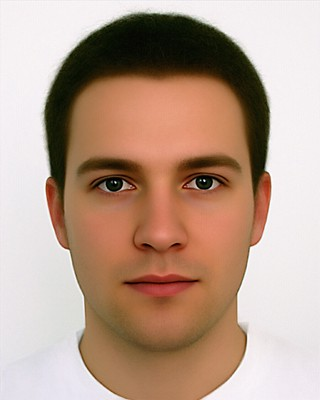
#> input picture src/assets/images/stock.jpeg, 320 x 400 px, given in place of the camera
$ python main.py
#> lines starting #> are read from the running program, lines starting #| are printed output that depends on the picture; after the words box and inside, x2 and y2 are one past the last pixel; in counts of white or black regions, pixels touching at a corner belong together
#> in main, frame is the input picture: shape (400, 320, 3); mean B, G, R 141.4, 158, 184.7
import cv2
import numpy as np

# init part
face_cascade = cv2.CascadeClassifier('haarcascade_frontalface_default.xml')
eye_cascade = cv2.CascadeClassifier('haarcascade_eye.xml')
detector_params = cv2.SimpleBlobDetector_Params()
detector_params.filterByArea = True
detector_params.maxArea = 1500
detector = cv2.SimpleBlobDetector_create(detector_params)


def detect_faces(img, cascade):
  gray_frame = cv2.cvtColor(img, cv2.COLOR_BGR2GRAY)
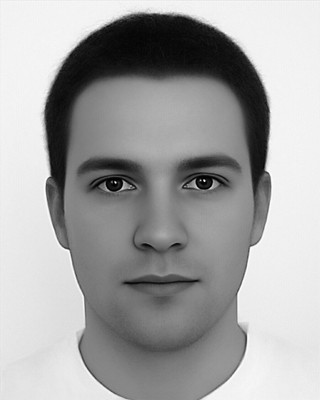
#> gray_frame: shape (400, 320); min 0, max 255, mean 164.1
  coords = cascade.detectMultiScale(gray_frame, 1.3, 5)
#> coords = [[42, 91, 229, 229]]
  if len(coords) > 1:
      biggest = (0, 0, 0, 0)
      for i in coords:
          if i[3] > biggest[3]:
              biggest = i
      biggest = np.array([i], np.int32)
  elif len(coords) == 1:
      biggest = coords
#> biggest = [[42, 91, 229, 229]]
  else:
      return None
  for (x, y, w, h) in biggest:
      frame = img[y:y + h, x:x + w]
#> this loop made 1 pass
#> pass 1, in detect_faces, `frame = img[y:y + h, x:x + w]`:
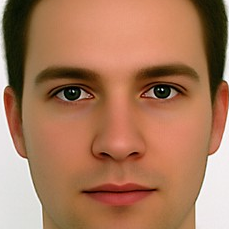
#> frame: shape (229, 229, 3); mean B, G, R 90.6, 120, 169.3
  return frame


def detect_eyes(img, cascade):
  gray_frame = cv2.cvtColor(img, cv2.COLOR_BGR2GRAY)
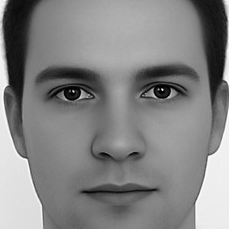
#> gray_frame: shape (229, 229); min 0, max 255, mean 131.4
  eyes = cascade.detectMultiScale(gray_frame, 1.3, 5)  # detect eyes
#> eyes = [[133, 65, 53, 53], [41, 66, 54, 54]]
  width = np.size(img, 1)  # get face frame width
#> width = 229
  height = np.size(img, 0)  # get face frame height
#> height = 229
  left_eye = None
  right_eye = None
  for (x, y, w, h) in eyes:
    if y > height / 2:
      pass
    eyecenter = x + w / 2  # get the eye center
    if eyecenter < width * 0.5:
      left_eye = img[y:y + h, x:x + w]
    else:
      right_eye = img[y:y + h, x:x + w]
#> this loop made 2 passes
#> (x, y, w, h, eyecenter) on passes 1 to 2: (133, 65, 53, 53, 159.5), (41, 66, 54, 54, 68)
#> pass 1, in detect_eyes, `right_eye = img[y:y + h, x:x + w]`:
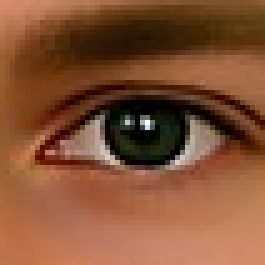
#> right_eye: shape (53, 53, 3) (shown 5 times larger); mean B, G, R 52.9, 82, 132.3
  return left_eye, right_eye


def cut_eyebrows(img):
  height, width = img.shape[:2]
#> height = 54; width = 54
  eyebrow_h = int(height / 4)
#> eyebrow_h = 13
  img = img[eyebrow_h:height, 0:width]  # cut eyebrows out (15 px)

  return img


def blob_process(img, threshold, detector):
#> called with threshold = 0
  gray_frame = cv2.cvtColor(img, cv2.COLOR_BGR2GRAY)
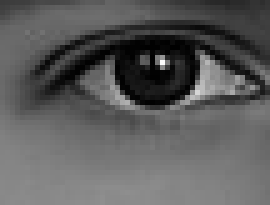
#> gray_frame: shape (41, 54) (shown 5 times larger); min 0, max 253, mean 91.6
  _, img = cv2.threshold(gray_frame, threshold, 255, cv2.THRESH_BINARY)
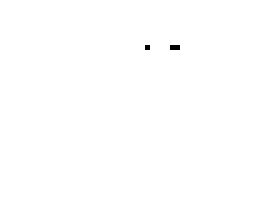
#> img: shape (41, 54) (shown 5 times larger); 99.9% white; black in thin lines or dots, all inside (x1, y1, x2, y2) = (29, 9, 36, 10)
  img = cv2.erode(img, None, iterations=2)
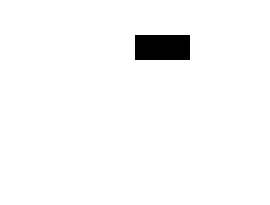
#> img: shape (41, 54) (shown 5 times larger); 97.5% white; 1 black region, box (x1, y1, x2, y2) and area: (27, 7, 38, 12) 55
  img = cv2.dilate(img, None, iterations=4)
#> img: shape (41, 54); every value is 255
  img = cv2.medianBlur(img, 5)
  keypoints = detector.detect(img)
#> keypoints = ()
  print(keypoints)
  return keypoints


def nothing(x):
  pass


def main():
  cap = cv2.VideoCapture(0)
  cv2.namedWindow('image')
  cv2.createTrackbar('threshold', 'image', 0, 255, nothing)
  while True:
    _, frame = cap.read()
    face_frame = detect_faces(frame, face_cascade)
    if face_frame is not None:
      eyes = detect_eyes(face_frame, eye_cascade)
      for eye in eyes:
        if eye is not None:
          threshold = r = cv2.getTrackbarPos('threshold', 'image')
          eye = cut_eyebrows(eye)
          keypoints = blob_process(eye, threshold, detector)
#> keypoints = ()
          eye = cv2.drawKeypoints(eye, keypoints, eye, (0, 0, 255), cv2.DRAW_MATCHES_FLAGS_DRAW_RICH_KEYPOINTS)
    cv2.imshow('image', frame)
    if cv2.waitKey(1) & 0xFF == ord('q'):
#> (key q is pressed here)
      break
  cap.release()
  cv2.destroyAllWindows()


if __name__ == "__main__":
	main()
